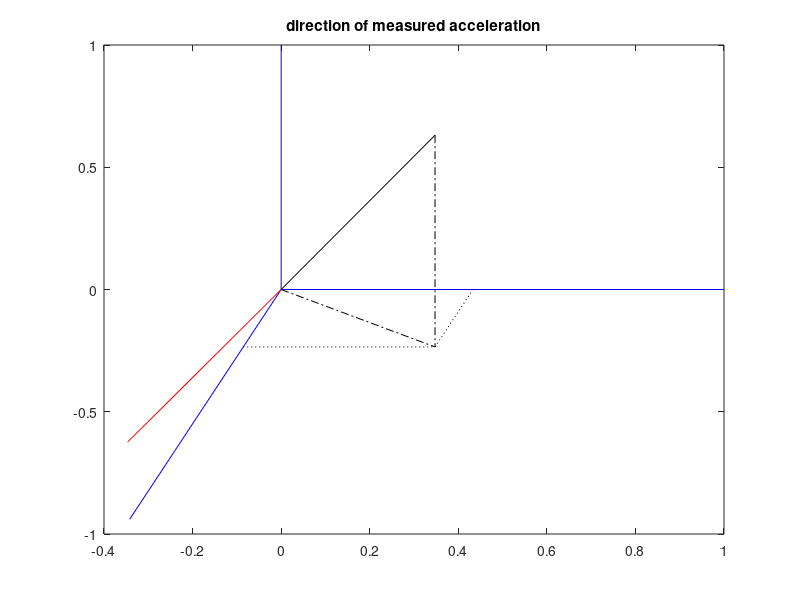

The MATLAB source for this figure:
% Comparing original and computed acceleration direction
pa=70; %perspective angle (degrees)
ha=30; va=60; %horiz. & vert. direction angles (degrees)

%radians
rpa=(pa*pi)/180;
rha=(ha*pi)/180; rva=(va*pi)/180;

%direction projections
diz=sin(rva); 
dix=cos(rva)*sin(rha);
diy=cos(rva)*cos(rha);
%in perspective
ddx=(dix*cos(rpa));
ddy=(dix*sin(rpa));
px=diy-ddx;
py=diz-ddy;

%acceleration signal, in the direction ha-hv
t=0:0.01:20;
N=length(t);
w=10; %frequency in rad/s
ac=cos(w*t);
%signal projections+noise
acx=(ac*dix)+(0.1*normrnd(0,1,1,N));
acy=(ac*diy)+(0.1*normrnd(0,1,1,N));
acz=(ac*diz)+(0.1*normrnd(0,1,1,N));

%PCA computation
M=3;
D=zeros(M,N);
D(1,:)=acx;
D(2,:)=acy;
D(3,:)=acz;

%PCA---------------
me=mean(D,2); %mean of each row
X=D-repmat(me,1,N); %subtract mean in each row
A=X'/sqrt(N-1);
%singular value decomposition
[U,S,V]=svd(A); %V contains principal components 

%display-------------------------------------------------
%axes
plot([0 0],[0 1],'b'); hold on; %z axis
plot([-cos(rpa) 0],[-sin(rpa) 0],'b'); %x axis
plot([0 1],[0 0],'b'); %y axis

%direction of original signal
plot([0 px],[0 py],'k');
%projection
plot([0 px],[0 -ddy],'k-.');
plot([px px],[py -ddy],'k-.');
plot([-ddx px],[-ddy -ddy],'k:');
plot([px px+ddx],[-ddy 0],'k:');

%direction of main PCA component
%direction projections
aix=V(1,1); aiy=V(2,1); aiz=V(3,1);
%in perspective
adx=(aix*cos(rpa));
ady=(aix*sin(rpa));
ax=aiy-adx;
ay=aiz-ady;
plot([0 ax],[0 ay],'r');
title('direction of measured acceleration');
